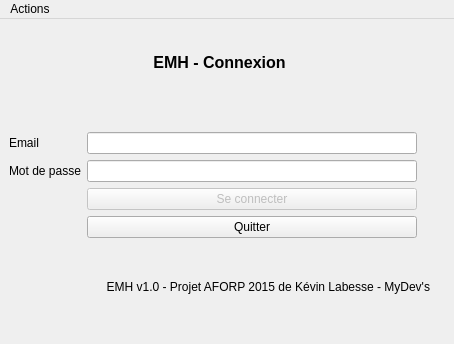
<?xml version="1.0" encoding="UTF-8"?>
<ui version="4.0">
 <class>LoginWindow</class>
 <widget class="QMainWindow" name="LoginWindow">
  <property name="geometry">
   <rect>
    <x>0</x>
    <y>0</y>
    <width>454</width>
    <height>344</height>
   </rect>
  </property>
  <property name="minimumSize">
   <size>
    <width>454</width>
    <height>344</height>
   </size>
  </property>
  <property name="maximumSize">
   <size>
    <width>454</width>
    <height>344</height>
   </size>
  </property>
  <property name="windowTitle">
   <string>EMH - Connexion</string>
  </property>
  <widget class="QWidget" name="centralwidget">
   <widget class="QWidget" name="verticalLayoutWidget">
    <property name="geometry">
     <rect>
      <x>9</x>
      <y>0</y>
      <width>421</width>
      <height>311</height>
     </rect>
    </property>
    <layout class="QVBoxLayout" name="verticalLayout">
     <item>
      <widget class="QLabel" name="title">
       <property name="font">
        <font>
         <pointsize>12</pointsize>
         <weight>75</weight>
         <bold>true</bold>
        </font>
       </property>
       <property name="text">
        <string>EMH - Connexion</string>
       </property>
       <property name="alignment">
        <set>Qt::AlignCenter</set>
       </property>
      </widget>
     </item>
     <item>
      <layout class="QHBoxLayout" name="horizontalLayout">
       <item>
        <layout class="QFormLayout" name="formLayout">
         <property name="fieldGrowthPolicy">
          <enum>QFormLayout::AllNonFixedFieldsGrow</enum>
         </property>
         <property name="formAlignment">
          <set>Qt::AlignLeading|Qt::AlignLeft|Qt::AlignVCenter</set>
         </property>
         <item row="1" column="0">
          <widget class="QLabel" name="emailLabel">
           <property name="text">
            <string>Email</string>
           </property>
           <property name="buddy">
            <cstring>emailLineEdit</cstring>
           </property>
          </widget>
         </item>
         <item row="1" column="1">
          <widget class="QLineEdit" name="emailLineEdit"/>
         </item>
         <item row="3" column="0">
          <widget class="QLabel" name="passwordLabel">
           <property name="text">
            <string>Mot de passe</string>
           </property>
           <property name="buddy">
            <cstring>passwordLineEdit</cstring>
           </property>
          </widget>
         </item>
         <item row="3" column="1">
          <widget class="QLineEdit" name="passwordLineEdit">
           <property name="echoMode">
            <enum>QLineEdit::Password</enum>
           </property>
          </widget>
         </item>
         <item row="5" column="1">
          <widget class="QPushButton" name="connectButton">
           <property name="enabled">
            <bool>false</bool>
           </property>
           <property name="text">
            <string>Se connecter</string>
           </property>
           <property name="checkable">
            <bool>false</bool>
           </property>
           <property name="flat">
            <bool>false</bool>
           </property>
          </widget>
         </item>
         <item row="6" column="1">
          <widget class="QPushButton" name="quitButton">
           <property name="text">
            <string>Quitter</string>
           </property>
          </widget>
         </item>
         <item row="0" column="1">
          <widget class="QLabel" name="errorLogin">
           <property name="styleSheet">
            <string notr="true">color: rgb(255, 0, 0)</string>
           </property>
           <property name="text">
            <string/>
           </property>
           <property name="alignment">
            <set>Qt::AlignCenter</set>
           </property>
          </widget>
         </item>
        </layout>
       </item>
       <item>
        <widget class="QLabel" name="logoHIA">
         <property name="text">
          <string/>
         </property>
         <property name="pixmap">
          <pixmap resource="../Resource/images.qrc">:/logoHIA.png</pixmap>
         </property>
        </widget>
       </item>
      </layout>
     </item>
     <item>
      <widget class="QLabel" name="footer">
       <property name="text">
        <string>EMH v1.0 - Projet AFORP 2015 de Kévin Labesse - MyDev's</string>
       </property>
       <property name="alignment">
        <set>Qt::AlignRight|Qt::AlignTrailing|Qt::AlignVCenter</set>
       </property>
      </widget>
     </item>
    </layout>
   </widget>
  </widget>
  <widget class="QMenuBar" name="menubar">
   <property name="geometry">
    <rect>
     <x>0</x>
     <y>0</y>
     <width>454</width>
     <height>21</height>
    </rect>
   </property>
   <widget class="QMenu" name="menuParametre">
    <property name="title">
     <string>Actions</string>
    </property>
    <addaction name="actionChangeDatabase"/>
    <addaction name="separator"/>
    <addaction name="actionAboutMyDev_s"/>
    <addaction name="actionAbout_Qt"/>
    <addaction name="separator"/>
    <addaction name="actionQuit"/>
   </widget>
   <addaction name="menuParametre"/>
  </widget>
  <action name="actionChangeDatabase">
   <property name="text">
    <string>Changer base de données</string>
   </property>
  </action>
  <action name="actionAboutMyDev_s">
   <property name="text">
    <string>A propos de MyDev's</string>
   </property>
  </action>
  <action name="actionAbout_Qt">
   <property name="text">
    <string>A propos de Qt</string>
   </property>
  </action>
  <action name="actionQuit">
   <property name="text">
    <string>Quitter</string>
   </property>
   <property name="shortcut">
    <string>Ctrl+Q</string>
   </property>
  </action>
 </widget>
 <resources>
  <include location="../Resource/images.qrc"/>
 </resources>
 <connections>
  <connection>
   <sender>quitButton</sender>
   <signal>clicked()</signal>
   <receiver>LoginWindow</receiver>
   <slot>close()</slot>
   <hints>
    <hint type="sourcelabel">
     <x>258</x>
     <y>246</y>
    </hint>
    <hint type="destinationlabel">
     <x>186</x>
     <y>254</y>
    </hint>
   </hints>
  </connection>
  <connection>
   <sender>actionQuit</sender>
   <signal>triggered()</signal>
   <receiver>LoginWindow</receiver>
   <slot>close()</slot>
   <hints>
    <hint type="sourcelabel">
     <x>-1</x>
     <y>-1</y>
    </hint>
    <hint type="destinationlabel">
     <x>226</x>
     <y>171</y>
    </hint>
   </hints>
  </connection>
  <connection>
   <sender>emailLineEdit</sender>
   <signal>textChanged(QString)</signal>
   <receiver>LoginWindow</receiver>
   <slot>formChange()</slot>
   <hints>
    <hint type="sourcelabel">
     <x>135</x>
     <y>139</y>
    </hint>
    <hint type="destinationlabel">
     <x>118</x>
     <y>103</y>
    </hint>
   </hints>
  </connection>
  <connection>
   <sender>passwordLineEdit</sender>
   <signal>textChanged(QString)</signal>
   <receiver>LoginWindow</receiver>
   <slot>formChange()</slot>
   <hints>
    <hint type="sourcelabel">
     <x>198</x>
     <y>164</y>
    </hint>
    <hint type="destinationlabel">
     <x>232</x>
     <y>89</y>
    </hint>
   </hints>
  </connection>
  <connection>
   <sender>connectButton</sender>
   <signal>clicked()</signal>
   <receiver>LoginWindow</receiver>
   <slot>connectSlot()</slot>
   <hints>
    <hint type="sourcelabel">
     <x>170</x>
     <y>217</y>
    </hint>
    <hint type="destinationlabel">
     <x>37</x>
     <y>193</y>
    </hint>
   </hints>
  </connection>
 </connections>
 <slots>
  <slot>formChange()</slot>
  <slot>connectSlot()</slot>
  <slot>aboutQt()</slot>
 </slots>
</ui>
